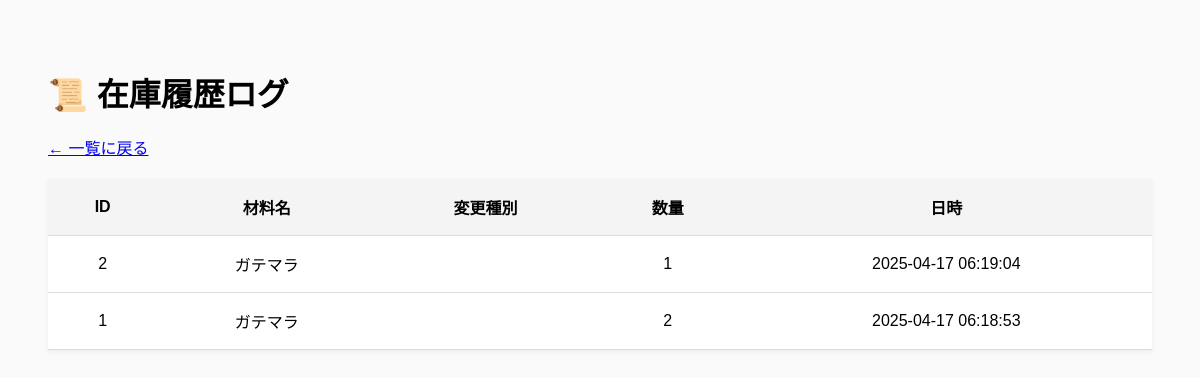
Page /logs on the earlier database version.
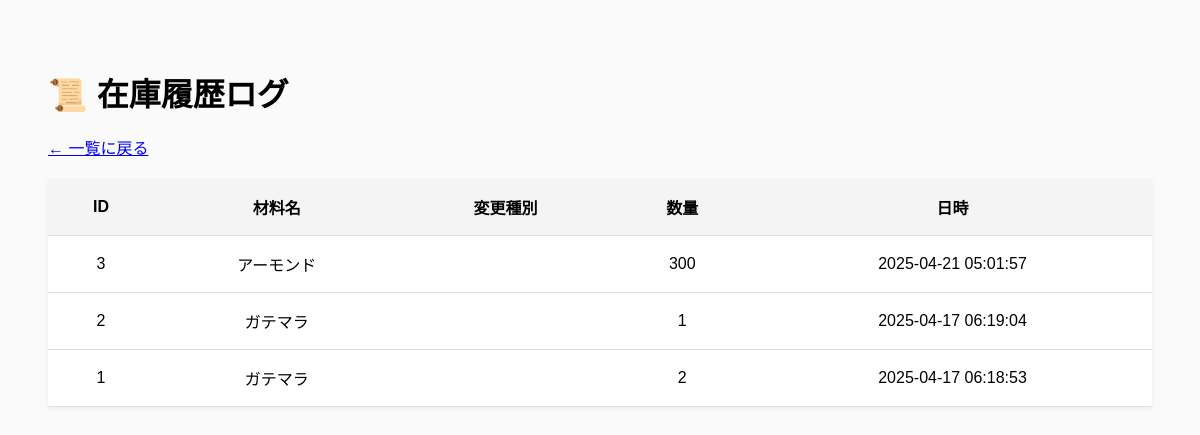
Same page on the later database version.
### tables this page shows
CREATE TABLE stock_logs (
    id INTEGER PRIMARY KEY AUTOINCREMENT,
    item_id INTEGER NOT NULL,
    change_type TEXT NOT NULL,  -- ← これが必要！
    quantity INTEGER NOT NULL,
    timestamp DATETIME DEFAULT CURRENT_TIMESTAMP,
    FOREIGN KEY (item_id) REFERENCES item(id)
);

CREATE TABLE item (
    id INTEGER PRIMARY KEY AUTOINCREMENT,
    name TEXT NOT NULL,
    unit TEXT NOT NULL,
    initial_stock INTEGER NOT NULL
);

### app.py (the view)
@app.route('/logs')
def logs():
    logs = get_logs()
    return render_template('logs.html', logs=logs)

### app.py (called while the page is built)
def get_logs():
    conn = sqlite3.connect(DB_PATH)
    cursor = conn.cursor()
    cursor.execute('''
        SELECT stock_logs.id, item.name, stock_logs.change_type, stock_logs.quantity, stock_logs.timestamp
        FROM stock_logs
        JOIN item ON stock_logs.item_id = item.id
        ORDER BY stock_logs.timestamp DESC
    ''')
    logs = cursor.fetchall()
    conn.close()
    return logs

### templates/logs.html (shortened to what this page needs)
<!DOCTYPE html>
<html lang="ja">
<head>
    <link rel="stylesheet" href="{{ url_for('static', filename='style.css') }}">
</head>
<body>
    <h1>📜 在庫履歴ログ</h1>
    <a href="{{ url_for('index') }}">← 一覧に戻る</a>
    <table>
        <thead>
            <tr>
                <th>ID</th>
                <th>材料名</th>
                <th>変更種別</th>
                <th>数量</th>
                <th>日時</th>
            </tr>
        </thead>
        <tbody>
            {% for log in logs %}
            <tr>
                <td>{{ log[0] }}</td>
                <td>{{ log[1] }}</td>
                <td>
                </td>
                <td>{{ log[3] }}</td>
                <td>{{ log[4] }}</td>
            </tr>
            {% endfor %}
        </tbody>
    </table>
</body>
</html>

### static/style.css (style rules this page uses)
body { font-family: 'Arial', sans-serif; background-color: #fafafa; padding: 40px; }
h1 { font-size: 2em; margin-bottom: 20px; display: flex; align-items: center; }
table { width: 100%; border-collapse: collapse; margin-top: 20px; background-color: #fff; box-shadow: 0 2px 5px rgba(0,0,0,0.05); }
th, td { padding: 16px; text-align: center; border-bottom: 1px solid #ddd; }
th { background-color: #f4f4f4; font-weight: bold; }

Differences in the rows shown:
added stock_logs: id "3", name "アーモンド", quantity "300", timestamp "2025-04-21 05:01:57"
